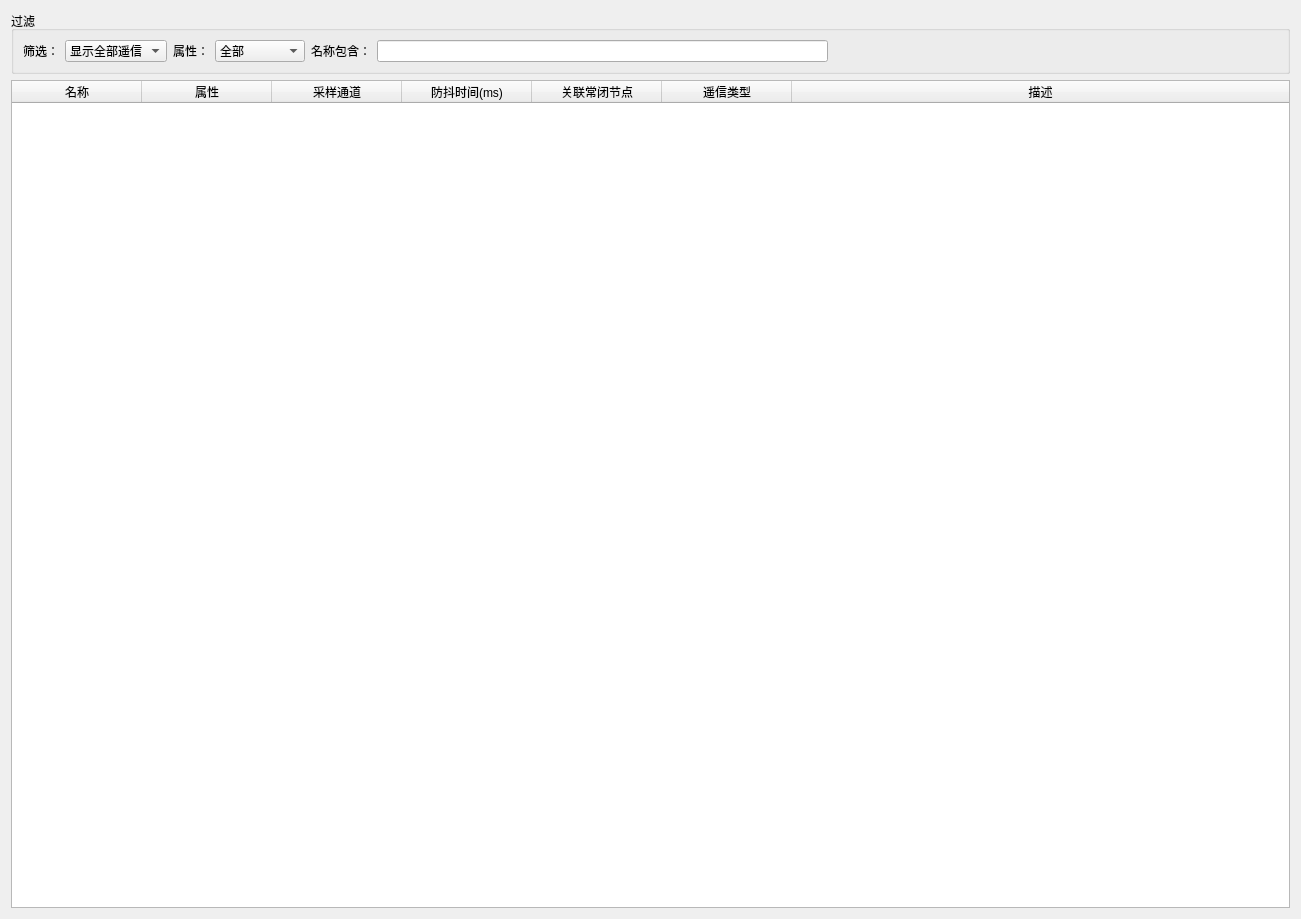
<?xml version="1.0" encoding="UTF-8"?>
<ui version="4.0">
 <class>CBIWnd</class>
 <widget class="QWidget" name="CBIWnd">
  <property name="geometry">
   <rect>
    <x>0</x>
    <y>0</y>
    <width>1301</width>
    <height>919</height>
   </rect>
  </property>
  <property name="windowTitle">
   <string>Form</string>
  </property>
  <layout class="QVBoxLayout" name="verticalLayout_4">
   <item>
    <widget class="QGroupBox" name="groupBox">
     <property name="title">
      <string>过滤</string>
     </property>
     <layout class="QHBoxLayout" name="horizontalLayout">
      <item>
       <widget class="QLabel" name="label">
        <property name="text">
         <string>筛选：</string>
        </property>
       </widget>
      </item>
      <item>
       <widget class="QComboBox" name="m_BISelectComboBox">
        <item>
         <property name="text">
          <string>显示全部遥信</string>
         </property>
        </item>
        <item>
         <property name="text">
          <string>显示无类型</string>
         </property>
        </item>
        <item>
         <property name="text">
          <string>显示A类遥信</string>
         </property>
        </item>
        <item>
         <property name="text">
          <string>显示B类遥信</string>
         </property>
        </item>
        <item>
         <property name="text">
          <string>显示C类遥信</string>
         </property>
        </item>
       </widget>
      </item>
      <item>
       <widget class="QLabel" name="label_2">
        <property name="text">
         <string>属性：</string>
        </property>
       </widget>
      </item>
      <item>
       <widget class="QComboBox" name="m_BIPropertyComboBox">
        <item>
         <property name="text">
          <string>全部</string>
         </property>
        </item>
        <item>
         <property name="text">
          <string>单点硬开入</string>
         </property>
        </item>
        <item>
         <property name="text">
          <string>单点软遥信</string>
         </property>
        </item>
        <item>
         <property name="text">
          <string>双点遥信</string>
         </property>
        </item>
       </widget>
      </item>
      <item>
       <widget class="QLabel" name="label_3">
        <property name="text">
         <string>名称包含：</string>
        </property>
       </widget>
      </item>
      <item>
       <widget class="QLineEdit" name="m_BIInfoLineEdit"/>
      </item>
      <item>
       <spacer name="horizontalSpacer">
        <property name="orientation">
         <enum>Qt::Horizontal</enum>
        </property>
        <property name="sizeHint" stdset="0">
         <size>
          <width>392</width>
          <height>20</height>
         </size>
        </property>
       </spacer>
      </item>
     </layout>
    </widget>
   </item>
   <item>
    <widget class="QTableWidget" name="m_BITableWidget">
     <property name="selectionMode">
      <enum>QAbstractItemView::SingleSelection</enum>
     </property>
     <property name="selectionBehavior">
      <enum>QAbstractItemView::SelectRows</enum>
     </property>
     <attribute name="horizontalHeaderCascadingSectionResizes">
      <bool>false</bool>
     </attribute>
     <attribute name="horizontalHeaderDefaultSectionSize">
      <number>130</number>
     </attribute>
     <attribute name="horizontalHeaderStretchLastSection">
      <bool>true</bool>
     </attribute>
     <attribute name="verticalHeaderDefaultSectionSize">
      <number>30</number>
     </attribute>
     <column>
      <property name="text">
       <string>名称</string>
      </property>
     </column>
     <column>
      <property name="text">
       <string>属性</string>
      </property>
     </column>
     <column>
      <property name="text">
       <string>采样通道</string>
      </property>
     </column>
     <column>
      <property name="text">
       <string>防抖时间(ms)</string>
      </property>
     </column>
     <column>
      <property name="text">
       <string>关联常闭节点</string>
      </property>
     </column>
     <column>
      <property name="text">
       <string>遥信类型</string>
      </property>
     </column>
     <column>
      <property name="text">
       <string>描述</string>
      </property>
     </column>
    </widget>
   </item>
  </layout>
 </widget>
 <resources/>
 <connections/>
</ui>
